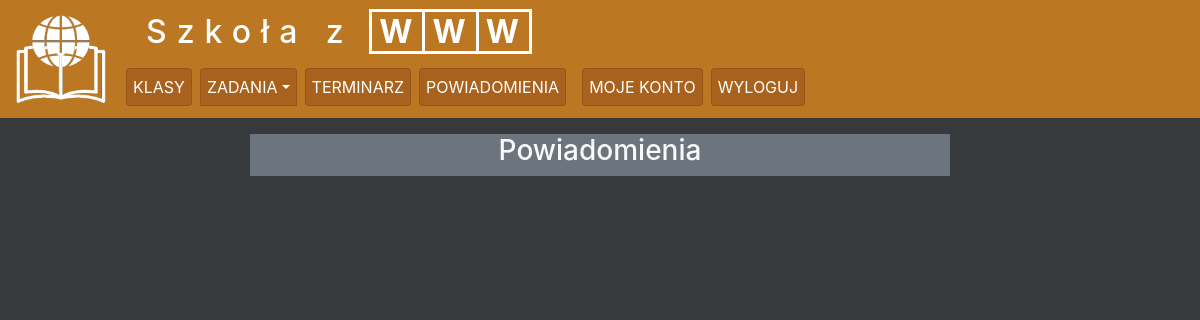
The page /powiadomieniaU.php (signed in) on the database as committed earlier.
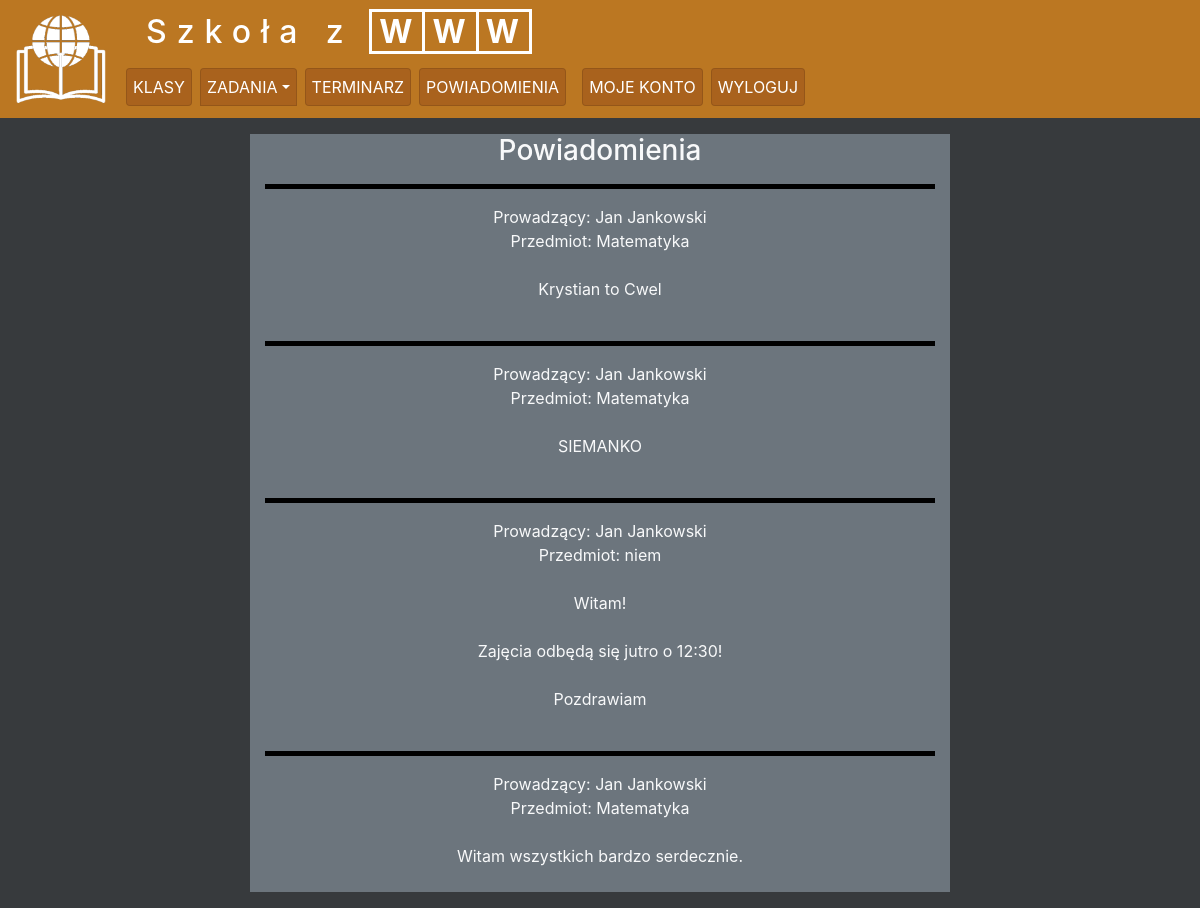
The same page on the database as committed later.
### tables this page shows
CREATE TABLE `powiadomienia` (
  `id` int(11) NOT NULL,
  `nauczyciel_id` int(11) NOT NULL,
  `klasa_id` int(11) NOT NULL,
  `przedmiot_id` int(11) NOT NULL,
  `wiadomosc` text NOT NULL
);

CREATE TABLE `nauczyciele` (
  `id` int(11) NOT NULL,
  `imie` text NOT NULL,
  `nazwisko` text NOT NULL,
  `login` text NOT NULL,
  `haslo` text NOT NULL
);

CREATE TABLE `przedmioty` (
  `id` int(11) NOT NULL,
  `nazwa` text NOT NULL
);

### powiadomieniaU.php (the view, shortened to what this page needs)
<!DOCTYPE html>
<html lang="pl">
<head>
	<link rel="stylesheet" href="css/bootstrap.min.css">
	<link rel="stylesheet" href="main.css">
</head>
<body>
	<?php $active = "powiadomieniaU"; require "header.php";	?>
	<main>
		<div class="container-fluid">
			<div class="row">
				<div class="col-sm-8 col-lg-7 my-3 mx-auto bg-secondary text-center text-light">
					<h3>Powiadomienia</h3>
<?php
	require_once "dbconnect.php";
	$conn = new mysqli($host, $user, $pass, $db);
	$dane = explode(",", $_SESSION['zalogowany']);
	$result = $conn->query("SELECT * FROM uczniowie WHERE uczniowie.id = '$dane[1]'");
	while ($row = $result->fetch_assoc())
	{
		$klasaId = $row['klasa_id'];
		$resultPowiadomienia = $conn->query("SELECT * FROM powiadomienia WHERE '$klasaId' = klasa_id ORDER BY id DESC ");
		while ($rowPowiadomienia = $resultPowiadomienia->fetch_assoc()) {
			$nauczycielId = $rowPowiadomienia['nauczyciel_id'];
			$resultNauczyciel = $conn->query("SELECT * FROM nauczyciele WHERE '$nauczycielId' = nauczyciele.id");
			$rowNauczyciel = $resultNauczyciel->fetch_assoc();
			$przedmiotId = $rowPowiadomienia['przedmiot_id'];
			$resultPrzedmiot = $conn->query("SELECT * FROM przedmioty WHERE '$przedmiotId' = przedmioty.id");
			$rowPrzedmiot = $resultPrzedmiot->fetch_assoc();
			echo "<hr style='height: 5px; background: black; border: 0px;'>Prowadzący: ".$rowNauczyciel['imie']." ".$rowNauczyciel['nazwisko']."<br> Przedmiot: ".$rowPrzedmiot['nazwa']."<br><br>".str_replace("\n", "<br>",$rowPowiadomienia['wiadomosc'])."<br><br>";
		}
	}
?>
				</div>
			</div>
		</div>
	</main>
</body>
</html>

### header.php (shortened to what this page needs)
<header>
	<nav class="navbar navbar-dark">
		<a href="index.php" class="navbar-brand">
			<img src="img/logo4t.png" width="90" height="90" class="d-inline-block align-middle" alt="Szkoła z WWW">
		</a>
		<div class="mr-auto">
			<a href="index.php" class="navbar-brand"><h2 class="ml-sm-4">Szkoła z <span class="www">W</span><span class="www">W</span><span class="www">W</span></h2></a>
			<ul class="navbar-nav navbar-expand-lg text-center">
				<li><ul class="navbar-nav navbar-expand-sm list-inline justify-content-center">
					<li class="m-1 list-inline-item"><a href="klasy.php" class="list-group-item list-group-item-dark list-group-item-action klasy">KLASY</a>
					</li>
					<li class="m-1 list-inline-item"><div class="dropdown w-100">
						<a href="#" class="dropbtn dropdown-toggle list-group-item list-group-item-dark list-group-item-action z_zadane z_doZrobienia z_mat z_ang z_angU">ZADANIA</a>
					</div></li>
					<li class="m-1 list-inline-item"><a href="terminarz.php" class="list-group-item list-group-item-dark list-group-item-action terminarz">TERMINARZ</a></li>
				</ul></li>
				<li><ul class="navbar-nav navbar-expand-sm list-inline justify-content-center">
					<li class="m-1 list-inline-item"><a href="powiadomienia.php" class="list-group-item list-group-item-dark list-group-item-action powiadomienia">POWIADOMIENIA</a></li>
					<li class="m-1 list-inline-item"><a href="mojeKonto.php" class="list-group-item list-group-item-dark list-group-item-action mojeKonto">MOJE KONTO</a></li>
					<li class="m-1 list-inline-item"><a href="wyloguj.php" class="list-group-item list-group-item-dark list-group-item-action">WYLOGUJ</a></li>
				</ul></li>
			</ul>
		</div>
	</nav>
</header>

### main.css (style rules this page uses)
body { background-color: #373a3d; }
.navbar { background-color: #b72; }
.www { border: solid; padding-left: 7px; letter-spacing: 10px; margin-left: -3px; font-weight: bold; }
.list-group-item-dark { color: white !important; background-color: #a9621d; padding: 6px; }
@media (min-width: 576px) { h2 { letter-spacing: 10px; } }
@media (min-width: 576px) { .dropdown { width: auto !important; } }
.dropdown { position: relative; display: inline-block; }

Rows that differ between the two databases and show on the page:
added powiadomienia: nauczyciele.imie "Jan", nauczyciele.nazwisko "Jankowski", przedmioty.nazwa "Matematyka", wiadomosc "Krystian to Cwel"
added powiadomienia: nauczyciele.imie "Jan", nauczyciele.nazwisko "Jankowski", przedmioty.nazwa "Matematyka", wiadomosc "SIEMANKO"
added powiadomienia: nauczyciele.imie "Jan", nauczyciele.nazwisko "Jankowski", przedmioty.nazwa "niem", wiadomosc "Witam! Zajęcia odbędą się jutro o 12:30! Pozdrawiam"
added powiadomienia: nauczyciele.imie "Jan", nauczyciele.nazwisko "Jankowski", przedmioty.nazwa "Matematyka", wiadomosc "Witam wszystkich bardzo serdecznie."
